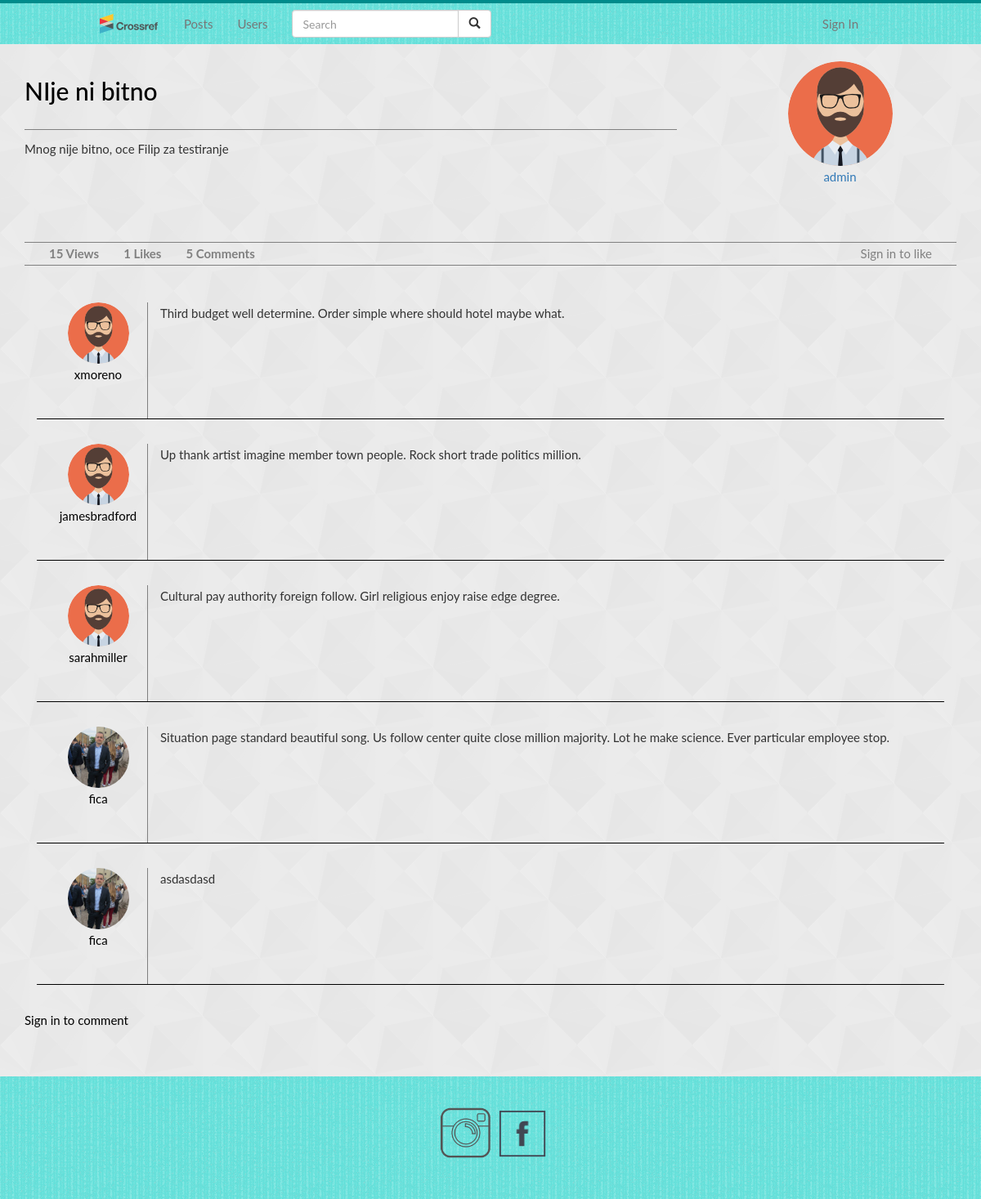
The app's page /posts/1/ with its own data.
### posts/models.py (models this page shows, shortened)
class Post(models.Model):
    title = models.CharField(max_length=255)
    body = models.TextField()
    deleted = models.BooleanField(default=False)
    likes = models.IntegerField(default=0)
    views = models.IntegerField(default=0)
    created_at = models.DateTimeField(auto_now_add=True)
    user_id = models.ForeignKey(User, on_delete=models.CASCADE)
    @property
    def number_of_comments(self):
        return Comment.objects.filter(post_id=self.pk).count()

class Comment(models.Model):
    body = models.TextField()
    user_id = models.ForeignKey(User, on_delete=models.CASCADE)
    post_id = models.ForeignKey(Post, on_delete=models.CASCADE)

### users/models.py (models this page shows, shortened)
class UserDetails(models.Model):
    user = models.OneToOneField(User, on_delete=models.CASCADE)
    bio = models.TextField(max_length=500, blank=True)
    image = models.ImageField(upload_to='static/img', default='static/img/man.png')

### posts/views.py (the view)
# urls.py: path('posts/<int:pk>/', post, name='post'),
def post(request, pk):
    p = get_object_or_404(Post, pk=pk, deleted=False)
    p.views += 1
    p.save()
    comments = Comment.objects.filter(post_id=pk).order_by('id')
    user = User.objects.get(pk=p.user_id.id)
    flag = False
    try:
        Like.objects.get(user_id=request.user.id, post_id=p.id)
        flag = True
    except:
        pass
    form2 = SignInForm()
    comment_form = CommentForm()
    return render(request, 'post.html', {'title': p.title, 'post': p,
                                         'comments': comments, 'user': user,
                                         'flag': flag, 'form2': form2,
                                         'comment_form': comment_form})

### users/forms.py
class SignInForm(forms.Form):
    username = forms.CharField(max_length=150, required=True)
    password = forms.CharField(required=True, widget=forms.PasswordInput())
    class Meta:
        model = User
        fields = ['username', 'password']

### posts/forms.py
class CommentForm(forms.ModelForm):
    body = forms.CharField(widget=forms.Textarea, required=True)
    class Meta:
        model = Comment
        fields = ['body', ]

### templates/post.html (shortened to what this page needs)
{% extends 'base.html' %}
{% load widget_tweaks %}
{% load static %}
{% block content %}
    <div id="row" class="container">
        <h2>{{ post.title }}</h2>
        <div id="owner-of-post" class="text-center pull-right">
            <a href="{% url 'user' user.pk %}"><img id="owner-img" src="{{ user.userdetails.image }}" class="img-circle" alt="user"></a>
            <br>
            <a href="{% url 'user' user.pk %}"><span>{{ user.username }}</span></a>
        </div>
        <br>
        <div class="post-text">{{ post.body }}</div>
        <div id="stats" class="container">
            <p class="pull-left">
                <strong>{{ post.views }} Views</strong>
            </p>
            <p class="pull-left">
                <strong id="likesCount">{{ post.likes }} Likes</strong>
            </p>
            <p class="pull-left">
                <strong id="commentsCount">{{ post.number_of_comments }} Comments</strong>
            </p>
            {% if request.user.is_authenticated %}
            <a href="#" class="pull-right">
                {% if not flag %}
                <img id="likeImg" src="{% static 'img/likeImg.png' %}" alt="LIKE">
                {% else %}
                <img id="likeImg" src="{% static 'img/likeImgRed.png' %}" alt="LIKE">
                {% endif %}
            </a>
            {% else %}
            <p class="pull-right">Sign in to like</p>
            {% endif %}
        </div>
        <div id="comments" class="container">
            {% for comment in comments %}
            <div class="comment container">
                <div class="user text-center">
                    <a href="{% url 'user' comment.user_id.id %}"><img src="{{ comment.user_id.userdetails.image }}" class="img-circle" alt="img"></a>
                    <a href="{% url 'user' comment.user_id.id %}"><p>{{ comment.user_id.username }}</p></a>
                </div>
                <div class="comment-text">{{ comment.body }}</div>
            </div>
            {% endfor %}
        </div>
        {% if request.user.is_authenticated %}
        <div id="comment-form" class="container">
            <form id="commentForm" action="" method="POST">
                {% csrf_token %}
                <input id="postid" type="hidden" name="post_id" value="{{ post.id }}">
                    {% render_field comment_form.body cols="120" rows="8" placeholder="Write your comment here." %}
                <button id="commentBtn" type="submit" class="btn btn-success green pull-right"><i class="fa fa-share"></i>Comment</button>
            </form>
        </div>
        {% else %}
        <div>
            <p>Sign in to comment</p>
        </div>
        {% endif %}
    </div>
{% endblock content%}

### static/css/style.css (style rules this page uses)
html { height: 100%; box-sizing: border-box; }
body { font: 400 15px/1.8 Lato, sans-serif; background-image: url("../img/diagmonds-light.png"); background-repeat: repeat; position: relative; margin: 0; min-height: 100%; padding-bottom: 10em; }
#row { padding-top: 5em; margin-bottom: 3em; }
h2, p { color: white; }
#row h2, #row p { color: black; }
#row h2 { padding-bottom: 1em; border-bottom: solid 1px grey; width: 70%; display: inline-block; }
#owner-of-post { display: inline-block; width: 25%; }
#owner-of-post span { display: inline-block; }
.post-text { border-bottom: solid 1px grey; min-height: 128px; }
#stats { border-bottom: solid 1px grey; width: 100%; }
#stats p { color: grey; margin: 0 1em; }
#comments { margin-top: 3em; width: 100%; }
.comment.container { border-bottom: solid 1px black; width: 100%; margin-bottom: 2em; display: inline-flex; }
.user { display: inline-block; margin-bottom: 2em; }
.user img { width: 5em; height: 5em; }
.user p { width: 8em; }
.comment-text { display: inline-block; border-left: solid 1px grey; padding-left: 1em; }
#owner-img { height: 128px; width: 128px }

### records on screen
Post: title "NIje ni bitno", body "Mnog nije bitno, oce Filip za testiranje", views "15", likes "1", number_of_comments "5"
Comment: user_id.userdetails.image (picture), user_id.username "xmoreno", body "Third budget well determine. Order simple where should hotel maybe what."
Comment: user_id.userdetails.image (picture), user_id.username "jamesbradford", body "Up thank artist imagine member town people. Rock short trade politics million."
Comment: user_id.userdetails.image (picture), user_id.username "sarahmiller", body "Cultural pay authority foreign follow. Girl religious enjoy raise edge degree."
Comment: user_id.userdetails.image (picture), user_id.username "fica", body "Situation page standard beautiful song. Us follow center quite close million majority. Lot he make science. Ever particular employee stop."
Comment: user_id.userdetails.image (picture), user_id.username "fica", body "asdasdasd"

### other values on screen
{{ user.username }} "admin"
